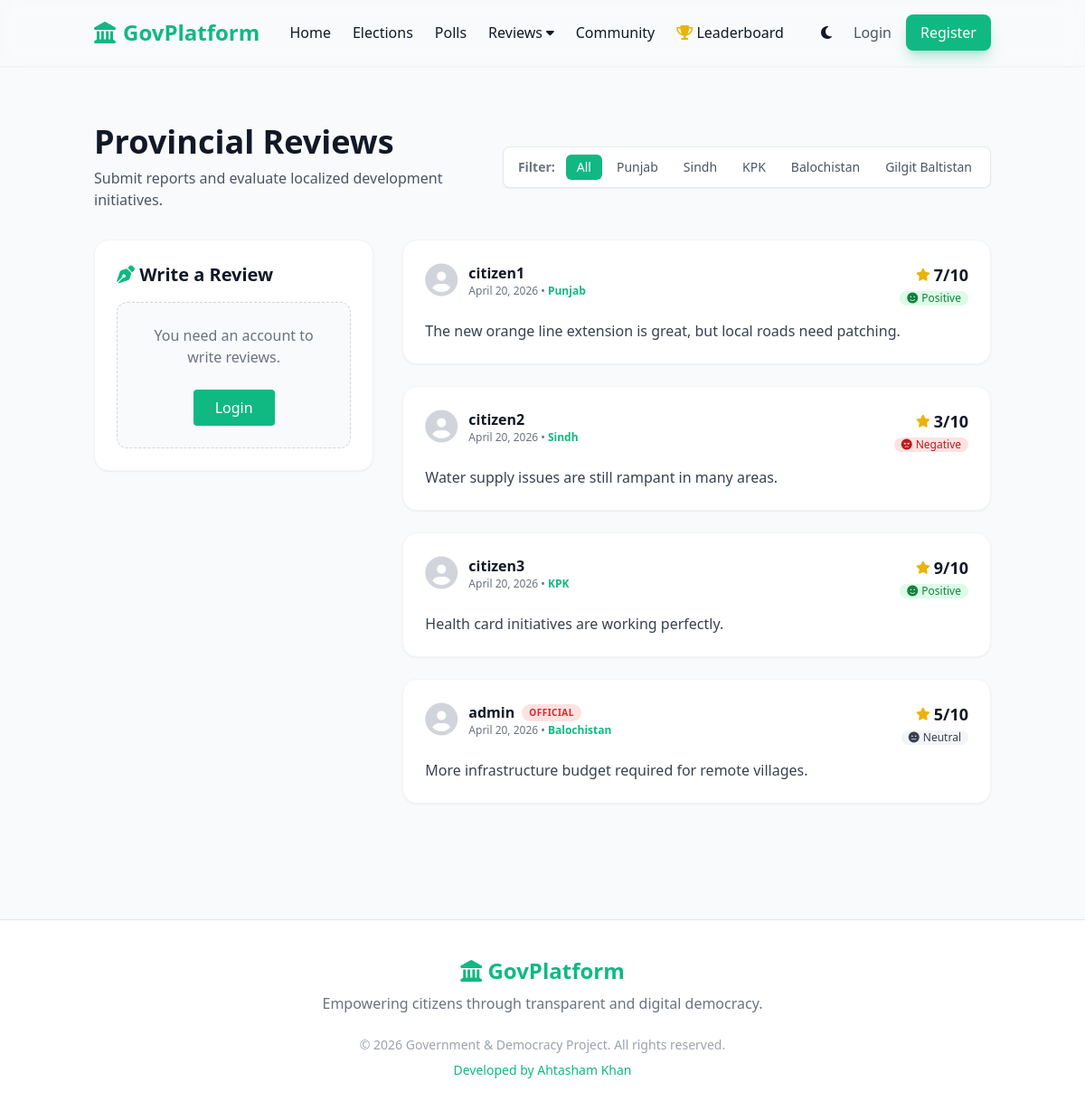
The page /reviews/provincial on the database its author committed.
### models.py (models this page shows)
class Review(db.Model):
    id = db.Column(db.Integer, primary_key=True)
    user_id = db.Column(db.Integer, db.ForeignKey('user.id'), nullable=False)
    type = db.Column(db.String(20), nullable=False, default='public') # 'provincial' or 'public'
    province = db.Column(db.String(50), nullable=True) # E.g., 'Punjab', 'Sindh', etc. Uses if type == 'provincial'
    text = db.Column(db.Text, nullable=False)
    rating = db.Column(db.Integer, nullable=True) # E.g. out of 10
    sentiment_score = db.Column(db.Float, default=0.0) # VADER sentiment score
    likes = db.Column(db.Integer, default=0)
    created_at = db.Column(db.DateTime, default=datetime.utcnow)

class User(db.Model, UserMixin):
    id = db.Column(db.Integer, primary_key=True)
    username = db.Column(db.String(20), unique=True, nullable=False)
    password_hash = db.Column(db.String(60), nullable=False)
    role = db.Column(db.String(10), default='user') # 'user' or 'admin'
    points = db.Column(db.Integer, default=0) # Activity score
    reviews = db.relationship('Review', backref='author', lazy=True)
    chat_messages = db.relationship('ChatMessage', backref='author', lazy=True)

### routes/reviews.py (the view)
@reviews_bp.route('/<review_type>', methods=['GET'])
def index(review_type):
    if review_type not in ['provincial', 'public']:
        return redirect(url_for('main.index'))
    province_filter = request.args.get('province')
    query = Review.query.filter_by(type=review_type)
    if review_type == 'provincial' and province_filter in PROVINCES:
        query = query.filter_by(province=province_filter)
    reviews = query.order_by(Review.created_at.desc()).all()
    return render_template('reviews/index.html', reviews=reviews, review_type=review_type, current_province=province_filter, provinces=PROVINCES)

### templates/reviews/index.html (shortened to what this page needs)
{% extends "base.html" %}
{% block content %}
<div class="container mx-auto px-4 py-12 max-w-5xl">
    <div class="flex flex-col md:flex-row justify-between items-start md:items-center mb-8 gap-4">
        <div>
            <h1 class="text-4xl font-extrabold text-gray-900 dark:text-white capitalize">
                {{ review_type }} Reviews
            </h1>
            <p class="text-gray-600 dark:text-gray-300 mt-2">
                {% if review_type == 'provincial' %}
                    Submit reports and evaluate localized development initiatives.
                {% else %}
                    Public feedback on national policies and platform functionality.
                {% endif %}
            </p>
        </div>
        {% if review_type == 'provincial' %}
        <div class="bg-white dark:bg-darkCard p-2 rounded-lg border dark:border-gray-800 shadow-sm flex items-center">
            <span class="text-sm font-bold text-gray-500 mr-3 ml-2">Filter:</span>
            <div class="flex gap-1 overflow-x-auto">
                <a href="{{ url_for('reviews.index', review_type='provincial') }}" class="px-3 py-1 rounded-md text-sm {% if not current_province %}bg-primary text-white{% else %}text-gray-600 dark:text-gray-300 hover:bg-gray-100 dark:hover:bg-gray-800{% endif %} whitespace-nowrap">All</a>
                {% for prov in provinces %}
                    <a href="{{ url_for('reviews.index', review_type='provincial', province=prov) }}" class="px-3 py-1 rounded-md text-sm {% if current_province == prov %}bg-primary text-white{% else %}text-gray-600 dark:text-gray-300 hover:bg-gray-100 dark:hover:bg-gray-800{% endif %} whitespace-nowrap">{{ prov }}</a>
                {% endfor %}
            </div>
        </div>
        {% endif %}
    </div>
    <div class="grid grid-cols-1 lg:grid-cols-3 gap-8">
        <div class="lg:col-span-1">
            <div class="bg-white dark:bg-darkCard rounded-2xl p-6 shadow-sm border border-gray-100 dark:border-gray-800 sticky top-24">
                <h3 class="font-bold text-xl mb-4 dark:text-white"><i class="fa-solid fa-pen-nib text-primary"></i> Write a Review</h3>
                {% if current_user.is_authenticated %}
                <form method="POST" action="{{ url_for('reviews.submit') }}">
                    <input type="hidden" name="type" value="{{ review_type }}">
                    {% if review_type == 'provincial' %}
                    <div class="mb-4">
                        <label class="block text-sm font-medium text-gray-700 dark:text-gray-300 mb-1">Province</label>
                        <select name="province" required class="w-full px-3 py-2 rounded-lg bg-gray-50 dark:bg-darkBg border border-gray-200 dark:border-gray-700 text-gray-900 dark:text-white focus:ring-2 focus:ring-primary">
                            <option value="">Select Province...</option>
                            {% for prov in provinces %}
                            <option value="{{ prov }}" {% if current_province == prov %}selected{% endif %}>{{ prov }}</option>
                            {% endfor %}
                        </select>
                    </div>
                    {% endif %}
                    <div class="mb-4">
                        <label class="block text-sm font-medium text-gray-700 dark:text-gray-300 mb-1">Rating (1-10)</label>
                        <input type="number" name="rating" min="1" max="10" required class="w-full px-3 py-2 rounded-lg bg-gray-50 dark:bg-darkBg border border-gray-200 dark:border-gray-700 text-gray-900 dark:text-white focus:ring-2 focus:ring-primary">
                    </div>
                    <div class="mb-6">
                        <label class="block text-sm font-medium text-gray-700 dark:text-gray-300 mb-1">Your Feedback</label>
                        <textarea name="text" rows="4" required class="w-full px-3 py-2 rounded-lg bg-gray-50 dark:bg-darkBg border border-gray-200 dark:border-gray-700 text-gray-900 dark:text-white focus:ring-2 focus:ring-primary" placeholder="Detail your experience..."></textarea>
                        <p class="text-xs text-gray-400 mt-2"><i class="fa-solid fa-robot"></i> AI Sentiment Analysis will evaluate your text.</p>
                    </div>
                    <button type="submit" class="w-full bg-primary hover:bg-emerald-600 text-white font-bold py-2 rounded-lg transition-colors">Publish Review</button>
                </form>
                {% else %}
                <div class="text-center p-6 bg-gray-50 dark:bg-darkBg rounded-xl border border-dashed border-gray-300 dark:border-gray-700">
                    <p class="text-gray-500 mb-4">You need an account to write reviews.</p>
                    <a href="{{ url_for('auth.login') }}" class="mt-2 inline-block bg-primary text-white px-6 py-2 rounded font-medium">Login</a>
                </div>
                {% endif %}
            </div>
        </div>
        <div class="lg:col-span-2 space-y-6">
            {% for review in reviews %}
            <div class="bg-white dark:bg-darkCard rounded-2xl p-6 shadow-sm border border-gray-100 dark:border-gray-800">
                <div class="flex justify-between items-start mb-4">
                    <div class="flex items-center gap-3">
                        <i class="fa-solid fa-user-circle text-4xl text-gray-300 dark:text-gray-600"></i>
                        <div>
                            <div class="font-bold dark:text-white flex items-center gap-2">
                                {{ review.author.username }}
                                {% if review.author.role == 'admin' %}
                                    <span class="text-[10px] bg-red-100 text-red-600 px-2 py-0.5 rounded-full uppercase tracking-wider">Official</span>
                                {% endif %}
                            </div>
                            <div class="text-xs text-gray-500">{{ review.created_at.strftime('%B %d, %Y') }}
                                {% if review.province %} &bull; <span class="font-semibold text-primary">{{ review.province }}</span> {% endif %}
                            </div>
                        </div>
                    </div>
                    <div class="flex flex-col items-end">
                        <div class="text-lg font-bold flex items-center gap-1 dark:text-white">
                            <i class="fa-solid fa-star text-yellow-500 text-sm"></i> {{ review.rating }}/10
                        </div>
                        {% set sentiment = review.sentiment_score %}
                        {% if sentiment > 0.3 %}
                            <span class="text-xs bg-green-100 text-green-700 dark:bg-green-900/30 dark:text-green-400 px-2 rounded-full flex items-center gap-1 mt-1" title="Score: {{sentiment|round(2)}}">
                                <i class="fa-solid fa-face-smile"></i> Positive
                            </span>
                        {% elif sentiment < -0.3 %}
                            <span class="text-xs bg-red-100 text-red-700 dark:bg-red-900/30 dark:text-red-400 px-2 rounded-full flex items-center gap-1 mt-1" title="Score: {{sentiment|round(2)}}">
                                <i class="fa-solid fa-face-angry"></i> Negative
                            </span>
                        {% else %}
                            <span class="text-xs bg-gray-100 text-gray-700 dark:bg-gray-800 dark:text-gray-400 px-2 rounded-full flex items-center gap-1 mt-1" title="Score: {{sentiment|round(2)}}">
                                <i class="fa-solid fa-face-meh"></i> Neutral
                            </span>
                        {% endif %}
                    </div>
                </div>
                <p class="text-gray-700 dark:text-gray-300">{{ review.text }}</p>
            </div>
            {% endfor %}
        </div>
    </div>
</div>
{% endblock %}

### templates/base.html (shortened to what this page needs)
<!DOCTYPE html>
<html lang="en" class="light">
<head>
    <script src="https://cdn.tailwindcss.com"></script>
    <link rel="stylesheet" href="https://cdnjs.cloudflare.com/ajax/libs/font-awesome/6.4.0/css/all.min.css">
</head>
<body class="bg-gray-50 text-gray-900 dark:bg-darkBg dark:text-gray-100 min-h-screen flex flex-col font-sans">
    <nav class="sticky top-0 z-50 glass w-full py-4 shadow-sm">
        <div class="container mx-auto px-4 flex justify-between items-center">
            <a href="{{ url_for('main.index') }}" class="text-2xl font-bold flex items-center gap-2 text-primary">
                <i class="fa-solid fa-landmark text-primary"></i>
                <span>GovPlatform</span>
            </a>
            <div class="hidden md:flex space-x-6 items-center font-medium">
                <a href="{{ url_for('main.index') }}" class="hover:text-primary transition-colors">Home</a>
                <a href="{{ url_for('elections.index') }}" class="hover:text-primary transition-colors">Elections</a>
                <a href="{{ url_for('polls.index') }}" class="hover:text-primary transition-colors">Polls</a>
                <div class="relative group">
                    <button class="hover:text-primary transition-colors flex items-center gap-1">Reviews <i class="fa-solid fa-caret-down text-sm"></i></button>
                </div>
                <a href="{{ url_for('chat.index') }}" class="hover:text-primary transition-colors">Community</a>
                <a href="{{ url_for('main.leaderboard') }}" class="hover:text-primary transition-colors"><i class="fa-solid fa-trophy text-yellow-500"></i> Leaderboard</a>
            </div>
            <div class="flex items-center gap-4">
                <button id="theme-toggle" class="p-2 rounded-full hover:bg-gray-200 dark:hover:bg-gray-700 transition">
                    <i id="theme-icon" class="fa-solid fa-moon"></i>
                </button>
                {% if current_user.is_authenticated %}
                    <div class="relative group">
                        <button class="flex items-center gap-2 bg-primary/10 text-primary px-3 py-1.5 rounded-full font-bold">
                            <i class="fa-solid fa-user-circle"></i> {{ current_user.username }}
                        </button>
                        <div class="absolute hidden group-hover:block top-full right-0 mt-2 w-40 bg-white dark:bg-darkCard rounded-lg shadow-xl py-2 z-50">
                            <div class="px-4 py-2 text-sm text-gray-500 border-b dark:border-gray-700">Points: {{ current_user.points }}</div>
                            <a href="{{ url_for('auth.logout') }}" class="block px-4 py-2 text-red-500 hover:bg-gray-100 dark:hover:bg-gray-700"><i class="fa-solid fa-sign-out-alt"></i> Logout</a>
                        </div>
                    </div>
                {% else %}
                    <a href="{{ url_for('auth.login') }}" class="text-gray-600 dark:text-gray-300 hover:text-primary transition-colors font-medium">Login</a>
                    <a href="{{ url_for('auth.register') }}" class="bg-primary text-white px-4 py-2 rounded-lg font-medium shadow-lg shadow-primary/30 hover:bg-emerald-600 transition-colors">Register</a>
                {% endif %}
            </div>
        </div>
    </nav>
    <main class="flex-grow">
        {% block content %}{% endblock %}
    </main>
    <footer class="bg-white dark:bg-darkCard border-t dark:border-gray-800 mt-20 pt-10 pb-6">
        <div class="container mx-auto px-4 text-center">
            <h2 class="text-2xl font-bold text-primary mb-2"><i class="fa-solid fa-landmark"></i> GovPlatform</h2>
            <p class="text-gray-500 dark:text-gray-400 mb-6">Empowering citizens through transparent and digital democracy.</p>
            <div class="text-sm text-gray-400">
                &copy; 2026 Government & Democracy Project. All rights reserved.<br>
                <span class="text-primary font-medium mt-2 block">Developed by Ahtasham Khan</span>
            </div>
        </div>
    </footer>
</body>
</html>

### templates/base.html (style rules this page uses)
body { transition: background-color 0.3s, color 0.3s; }
.glass { background: rgba(255, 255, 255, 0.1); backdrop-filter: blur(10px); border-bottom: 1px solid rgba(255,255,255,0.1); }

### rows shown on the page
Review: author.username "citizen1", created_at "April 20, 2026", province "Punjab", rating "7", text "The new orange line extension is great, but local roads need patching."
Review: author.username "citizen2", created_at "April 20, 2026", province "Sindh", rating "3", text "Water supply issues are still rampant in many areas."
Review: author.username "citizen3", created_at "April 20, 2026", province "KPK", rating "9", text "Health card initiatives are working perfectly."
Review: author.username "admin", shows "OFFICIAL", created_at "April 20, 2026", province "Balochistan", rating "5", text "More infrastructure budget required for remote villages."

### other values the page prints
{{ review_type }} "Provincial"
{{ prov }} "Punjab" "Sindh" "KPK" "Balochistan" "Gilgit Baltistan"
